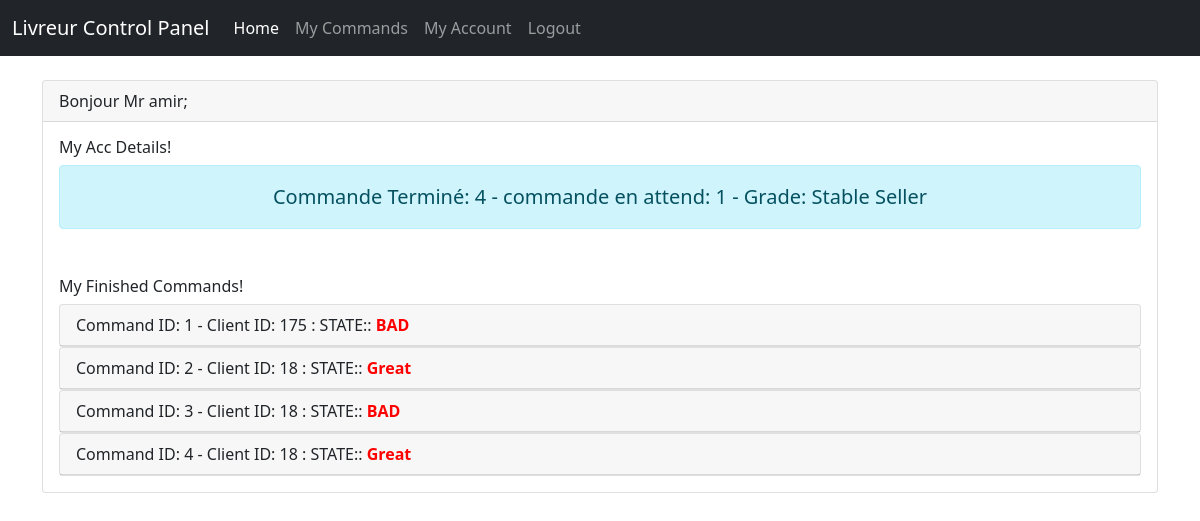
Page /Livreur/MainPanel.php?req=MyAccount (signed in) on the earlier database version.
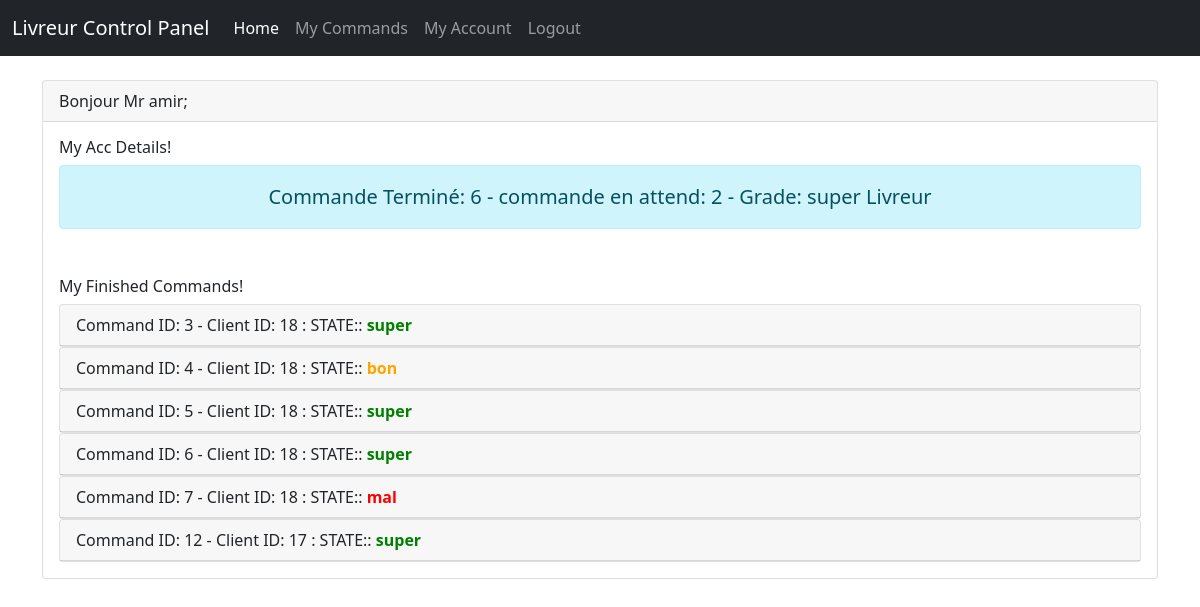
Same page on the later database version.
### tables this page shows
CREATE TABLE `grades` (
  `IdLivreur` int(11) NOT NULL,
  `grade` varchar(20) DEFAULT NULL,
  `details` varchar(30) DEFAULT NULL
);

CREATE TABLE `commands` (
  `commandID` int(11) NOT NULL,
  `ClientID` int(11) DEFAULT NULL,
  `LivreurID` int(11) DEFAULT NULL,
  `CommandDetails` varchar(200) DEFAULT NULL,
  `LivrasionDate` date DEFAULT NULL,
  `CommandDate` date DEFAULT NULL,
  `STATE` varchar(60) DEFAULT NULL,
  `TakeLivDate` date DEFAULT NULL
);

### Livreur/LivreurViews/V@MyAccount.php (the view, shortened to what this page needs)
<div id="app">
<main class="py-4">
    <div class="container">
        <div class="row justify-content-center">
            <div class="col-md-12">
                <div class="card">
                    <div class="card-header"><?php echo "Bonjour Mr ".  $_SESSION['name']; ?>;</div>
                    <div class="card-body">
                    <h6>My Acc Details!</h6>
                    <blockquote class="blockquote text-center">
                    <?php
                        $conn = new mysqli('127.0.0.1', 'root', '', 'db-sou9');
                        $id = $_SESSION['id'];
                        $req = "select * from grades where IdLivreur=$id;";
                        $Grade = $conn->query($req)->fetch_array()[1];
                        $sreq= "select count(*) from commands  where LivrasionDate is null and LivreurID='$id' group by LivreurID;";
                        $CommandeNotFin=$conn->query($sreq)->fetch_array()[0];
                        $sreq= "select count(*) from commands  where LivrasionDate is not null and LivreurID='$id' group by LivreurID;";
                        $CommandeFin=$conn->query($sreq)->fetch_array()[0];
                        echo "<div class='alert alert-info' role='alert'>";
                        echo "<class='mb-0'> Commande Terminé: $CommandeFin -  commande en attend: $CommandeNotFin - Grade: $Grade";
                        echo "</div>";
                    ?>
                    </blockquote>
                    </div>
                    <div class="card-body">
                    <h6>My Finished Commands!</h6>
                    <?php
                        $id = $_SESSION['id'];
                        $conn = new mysqli('127.0.0.1', 'root', '', 'db-sou9');
                        $req = "select * from commands where LivreurID='$id' and LivrasionDate is not null;";
                        $res = $conn->query($req);
                        if($res->num_rows==0){
                            echo '<div class="alert alert-info" role="alert">
                            U dont Have Any Finished Commands</div>';
                        }else{
                            while ($l=$res->fetch_array()){
                                if ($l[6]=="super"){
                                    $color = "green";
                                }else if ($l[6]=="bon"){
                                    $color = "orange";
                                }
                                else{
                                    $color = "red";
                                }
                                echo"
                                <div class='card'>
                                <div class='card-header'>
                                Command ID:  $l[0] - Client ID: $l[1] : STATE:: <span style='color:$color;font-weight:bolder;'>$l[6]</span>
                                </div>
                                </div>
                                ";
                            }
                        }
                    ?>
                </div>
            </div>
        </div>
    </div>
</main>

Differences in the rows shown:
no longer on this page (row edited): commands: commandID "1", ClientID "175", STATE "BAD"
no longer on this page (row edited): commands: commandID "2", ClientID "18", STATE "Great"
changed grades: grade "Stable Seller" → "super Livreur"
changed commands id 3: STATE "BAD" → "super"
changed commands id 4: STATE "Great" → "bon"
now on this page (row edited): commands: commandID "5", ClientID "18", STATE "super"
now on this page (row edited): commands: commandID "6", ClientID "18", STATE "super"
now on this page (row edited): commands: commandID "7", ClientID "18", STATE "mal"
added commands: commandID "12", ClientID "17", STATE "super"
Other differences:
$CommandeFin: "4" → "6"
$CommandeNotFin: "1" → "2"
